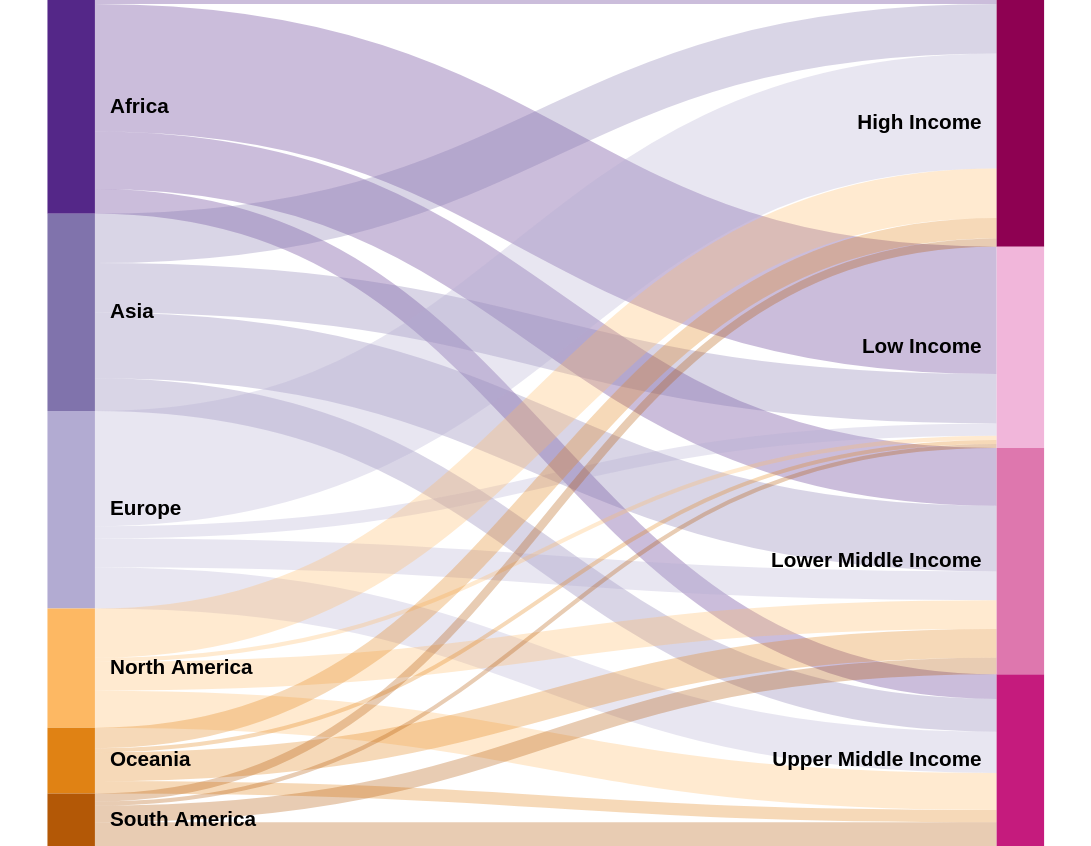

The specification (Vega-Lite) saved for this image:
### Vega specification from a JSON file in a GitHub repository (floating-point values rounded to 4 significant figures)
{"$schema": "https://vega.github.io/schema/vega/v5.json", "width": 580, "height": 450, "data": [{"name": "continent_data", "values": {"aggregations": {"table": {"buckets": [{"key": {"continent": "Africa", "incomeLevel": "High Income"}, "countryCount": 1}, {"key": {"continent": "Africa", "incomeLevel": "Upper Middle Income"}, "countryCount": 6}, {"key": {"continent": "Africa", "incomeLevel": "Lower Middle Income"}, "countryCount": 14}, {"key": {"continent": "Africa", "incomeLevel": "Low Income"}, "countryCount": 31}, {"key": {"continent": "Asia", "incomeLevel": "High Income"}, "countryCount": 12}, {"key": {"continent": "Asia", "incomeLevel": "Upper Middle Income"}, "countryCount": 8}, {"key": {"continent": "Asia", "incomeLevel": "Lower Middle Income"}, "countryCount": 16}, {"key": {"continent": "Asia", "incomeLevel": "Low Income"}, "countryCount": 12}, {"key": {"continent": "Europe", "incomeLevel": "High Income"}, "countryCount": 28}, {"key": {"continent": "Europe", "incomeLevel": "Upper Middle Income"}, "countryCount": 10}, {"key": {"continent": "Europe", "incomeLevel": "Lower Middle Income"}, "countryCount": 7}, {"key": {"continent": "Europe", "incomeLevel": "Low Income"}, "countryCount": 3}, {"key": {"continent": "North America", "incomeLevel": "High Income"}, "countryCount": 12}, {"key": {"continent": "North America", "incomeLevel": "Upper Middle Income"}, "countryCount": 9}, {"key": {"continent": "North America", "incomeLevel": "Lower Middle Income"}, "countryCount": 7}, {"key": {"continent": "North America", "incomeLevel": "Low Income"}, "countryCount": 1}, {"key": {"continent": "Oceania", "incomeLevel": "High Income"}, "countryCount": 5}, {"key": {"continent": "Oceania", "incomeLevel": "Upper Middle Income"}, "countryCount": 3}, {"key": {"continent": "Oceania", "incomeLevel": "Lower Middle Income"}, "countryCount": 7}, {"key": {"continent": "Oceania", "incomeLevel": "Low Income"}, "countryCount": 1}, {"key": {"continent": "South America", "incomeLevel": "High Income"}, "countryCount": 2}, {"key": {"continent": "South America", "incomeLevel": "Upper Middle Income"}, "countryCount": 6}, {"key": {"continent": "South America", "incomeLevel": "Lower Middle Income"}, "countryCount": 4}, {"key": {"continent": "South America", "incomeLevel": "Low Income"}, "countryCount": 1}]}}}, "format": {"property": "aggregations.table.buckets"}, "transform": [{"type": "formula", "expr": "datum.key.continent", "as": "continent"}, {"type": "formula", "expr": "datum.key.incomeLevel", "as": "incomeLevel"}, {"type": "formula", "expr": "datum.countryCount", "as": "countryCount"}]}, {"name": "nodes", "source": "continent_data", "transform": [{"type": "filter", "expr": "!groupSelector || groupSelector.continent == datum.continent || groupSelector.incomeLevel == datum.incomeLevel"}, {"type": "formula", "expr": "datum.continent + datum.incomeLevel", "as": "key"}, {"type": "fold", "fields": ["continent", "incomeLevel"], "as": ["stackType", "groupId"]}, {"type": "formula", "expr": "datum.stackType == 'continent' ? datum.continent + ' ' + datum.incomeLevel : datum.incomeLevel + ' ' + datum.continent", "as": "sortField"}, {"type": "stack", "groupby": ["stackType"], "sort": {"field": "sortField", "order": "descending"}, "field": "countryCount"}, {"type": "formula", "expr": "(datum.y0 + datum.y1)/2", "as": "yc"}]}, {"name": "groups", "source": "nodes", "transform": [{"type": "aggregate", "groupby": ["stackType", "groupId"], "fields": ["countryCount"], "ops": ["sum"], "as": ["total"]}, {"type": "stack", "groupby": ["stackType"], "sort": {"field": "groupId", "order": "descending"}, "field": "total"}, {"type": "formula", "expr": "scale('y', datum.y0)", "as": "scaledY0"}, {"type": "formula", "expr": "scale('y', datum.y1)", "as": "scaledY1"}, {"type": "formula", "expr": "datum.stackType == 'continent'", "as": "rightLabel"}, {"type": "formula", "expr": "datum.total/domain('y')[1]", "as": "percentage"}]}, {"name": "destinationNodes", "source": "nodes", "transform": [{"type": "filter", "expr": "datum.stackType == 'incomeLevel'"}]}, {"name": "edges", "source": "nodes", "transform": [{"type": "filter", "expr": "datum.stackType == 'continent'"}, {"type": "lookup", "from": "destinationNodes", "key": "key", "fields": ["key"], "as": ["target"]}, {"type": "linkpath", "orient": "horizontal", "shape": "diagonal", "sourceY": {"expr": "scale('y', datum.yc)"}, "sourceX": {"expr": "scale('x', 'continent') + bandwidth('x')"}, "targetY": {"expr": "scale('y', datum.target.yc)"}, "targetX": {"expr": "scale('x', 'incomeLevel')"}}, {"type": "formula", "expr": "range('y')[0]-scale('y', datum.countryCount)", "as": "strokeWidth"}, {"type": "formula", "expr": "datum.countryCount/domain('y')[1]", "as": "percentage"}]}], "scales": [{"name": "x", "type": "band", "range": "width", "domain": ["continent", "incomeLevel"], "paddingOuter": 0.05, "paddingInner": 0.95}, {"name": "y", "type": "linear", "range": "height", "domain": {"data": "nodes", "field": "y1"}}, {"name": "color", "type": "ordinal", "range": ["#542788", "#8073ac", "#b2abd2", "#fdb863", "#e08214", "#b35806", "#8e0152", "#c51b7d", "#de77ae", "#f1b6da"], "domain": {"data": "continent_data", "fields": ["continent", "incomeLevel"]}}, {"name": "stackNames", "type": "ordinal", "range": ["Continent", "Income Level"], "domain": ["continent", "incomeLevel"]}], "marks": [{"type": "path", "name": "edgeMark", "from": {"data": "edges"}, "clip": true, "encode": {"update": {"stroke": [{"test": "groupSelector && groupSelector.stackType == 'continent'", "scale": "color", "field": "incomeLevel"}, {"scale": "color", "field": "continent"}], "strokeWidth": {"field": "strokeWidth"}, "path": {"field": "path"}, "strokeOpacity": {"signal": "!groupSelector && (groupHover.continent == datum.continent || groupHover.incomeLevel == datum.incomeLevel) ? 0.9 : 0.3"}, "zindex": {"signal": "!groupSelector && (groupHover.continent == datum.continent || groupHover.incomeLevel == datum.incomeLevel) ? 1 : 0"}, "tooltip": {"signal": "'Continent: ' + datum.continent + ' | Income Group: ' + datum.incomeLevel + ' | Countries: ' + format(datum.countryCount, ',.0f') + ' (' + format(datum.percentage, '.1%') + ')'"}}, "hover": {"strokeOpacity": {"value": 1}}}}, {"type": "rect", "name": "groupMark", "from": {"data": "groups"}, "encode": {"enter": {"fill": {"scale": "color", "field": "groupId"}, "width": {"scale": "x", "band": 1}}, "update": {"x": {"scale": "x", "field": "stackType"}, "y": {"field": "scaledY0"}, "y2": {"field": "scaledY1"}, "fillOpacity": {"value": 1}, "tooltip": {"signal": "datum.groupId + ': ' + format(datum.total, ',.0f') + ' countries (' + format(datum.percentage, '.1%') + ')'"}}, "hover": {"fillOpacity": {"value": 1}}}}, {"type": "text", "from": {"data": "groups"}, "interactive": false, "encode": {"update": {"x": {"signal": "scale('x', datum.stackType) + (datum.rightLabel ? bandwidth('x') + 8 : -8)"}, "yc": {"signal": "(datum.scaledY0 + datum.scaledY1)/2"}, "align": {"signal": "datum.rightLabel ? 'left' : 'right'"}, "baseline": {"value": "middle"}, "fontWeight": {"value": "bold"}, "text": {"signal": "abs(datum.scaledY0 - datum.scaledY1) > 13 ? datum.groupId : ''"}}}}, {"type": "group", "data": [{"name": "dataForShowAll", "values": [{}], "transform": [{"type": "filter", "expr": "groupSelector"}]}], "encode": {"enter": {"xc": {"signal": "width/2"}, "y": {"value": 30}, "width": {"value": 80}, "height": {"value": 30}}}, "marks": [{"type": "group", "name": "groupReset", "from": {"data": "dataForShowAll"}, "encode": {"enter": {"cornerRadius": {"value": 6}, "fill": {"value": "#f5f5f5"}, "stroke": {"value": "#c1c1c1"}, "strokeWidth": {"value": 2}, "height": {"field": {"group": "height"}}, "width": {"field": {"group": "width"}}}, "update": {"opacity": {"value": 1}}, "hover": {"opacity": {"value": 0.7}}}, "marks": [{"type": "text", "interactive": false, "encode": {"enter": {"xc": {"field": {"group": "width"}, "mult": 0.5}, "yc": {"field": {"group": "height"}, "mult": 0.5}, "align": {"value": "center"}, "baseline": {"value": "middle"}, "fontWeight": {"value": "bold"}, "text": {"value": "Show All"}}}}]}]}], "signals": [{"name": "groupHover", "value": {}, "on": [{"events": "@groupMark:mouseover", "update": "{continent: datum.stackType == 'continent' && datum.groupId, incomeLevel: datum.stackType == 'incomeLevel' && datum.groupId}"}, {"events": "mouseout", "update": "{}"}]}, {"name": "groupSelector", "value": false, "on": [{"events": "@groupMark:click!", "update": "{stackType: datum.stackType, continent: datum.stackType == 'continent' && datum.groupId, incomeLevel: datum.stackType == 'incomeLevel' && datum.groupId}"}, {"events": [{"type": "click", "markname": "groupReset"}, {"type": "dblclick"}], "update": "false"}]}]}
